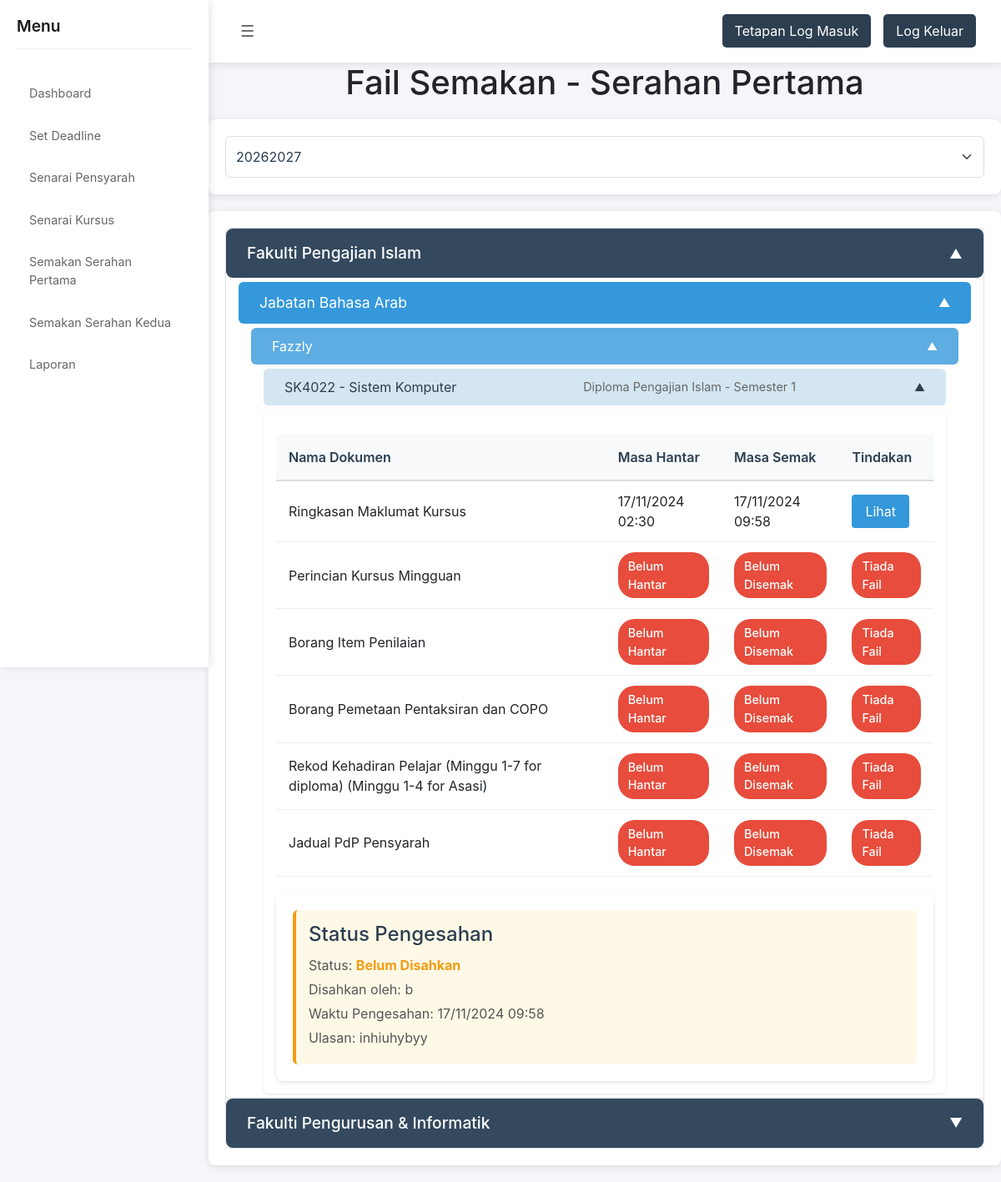
/file_management.php?serahan_no=1&sesi=20262027&kursus_id=21&kod_kursus=SK4022&nama_kursus=Sistem+Komputer&program=Diploma+Pengajian+Islam&semester=1, run on the app's committed database.
### tables this page shows
CREATE TABLE `pensyarah` (
  `id` int(11) NOT NULL,
  `id_users` int(11) NOT NULL,
  `nama_pensyarah` varchar(255) NOT NULL,
  `ketua_jabatan` enum('yes','no') DEFAULT NULL,
  `jabatan` varchar(255) DEFAULT NULL,
  `fakulti` varchar(255) DEFAULT NULL
);

CREATE TABLE `kursus` (
  `id` int(11) NOT NULL,
  `pensyarah_id` int(11) DEFAULT NULL,
  `semester` int(11) DEFAULT NULL,
  `sesi` int(11) DEFAULT NULL,
  `kod_kursus` varchar(50) NOT NULL,
  `nama_kursus` varchar(255) NOT NULL,
  `program` varchar(255) DEFAULT NULL
);

CREATE TABLE `dokumen` (
  `dokumen_id` int(11) NOT NULL,
  `kursus_id` int(11) NOT NULL,
  `serahan_no` int(11) NOT NULL,
  `nama_dokumen` varchar(255) NOT NULL,
  `status` enum('Checked','Not Checked') DEFAULT 'Not Checked',
  `comment` text DEFAULT NULL,
  `path_dokumen` varchar(100) NOT NULL,
  `uploaded_at` timestamp NOT NULL DEFAULT current_timestamp(),
  `checked_at` timestamp NULL DEFAULT NULL
);

CREATE TABLE `pengesahan_kursus` (
  `id` int(11) NOT NULL,
  `kursus_id` int(11) NOT NULL,
  `no_serahan` tinyint(4) DEFAULT NULL,
  `pensyarah_id` int(11) NOT NULL,
  `ulasan` text DEFAULT NULL,
  `disahkan_oleh` int(11) NOT NULL,
  `waktu_pengesahan` timestamp NOT NULL DEFAULT current_timestamp(),
  `Status_pengesahan` enum('belum disahkan','telah disahkan') DEFAULT 'belum disahkan'
);

### file_management.php (the view, shortened to what this page needs)
<!DOCTYPE html>
<?php
$serahan_no = $_GET['serahan_no'] ?? null;
$active_course_id = $_GET['kursus_id'] ?? null;
?>
<html lang="en">
<head>
</head>
<body>
<?php include('sidebar.php'); ?>
    <h1>Fail Semakan - <?php echo ($serahan_no == 1) ? 'Serahan Pertama' : 'Serahan Kedua'; ?></h1>
    <div class="session-controls-container">
        <form method="GET" class="session-select">
            <select name="sesi" class="form-select" onchange="this.form.submit()" required>
                <?php
                include "database.php";
                $sesi_query = "SELECT DISTINCT sesi FROM kursus ORDER BY sesi DESC";
                $sesi_result = $conn->query($sesi_query);
                while($sesi_row = $sesi_result->fetch_assoc()) {
                    $selected = (isset($_GET['sesi']) && $_GET['sesi'] == $sesi_row['sesi']) ? 'selected' : '';
                    echo "<option value='{$sesi_row['sesi']}' {$selected}>{$sesi_row['sesi']}</option>";
                }
                ?>
            </select>
        </form>
    </div>
    <?php if(isset($_GET['sesi'])): ?>
    <div class="content accordion">
        <?php
        $sesi = $_GET['sesi'];
        $faculty_query = "SELECT DISTINCT p.fakulti
                         FROM pensyarah p
                         JOIN kursus k ON p.id = k.pensyarah_id
                         WHERE k.sesi = '$sesi'";
        $faculties = $conn->query($faculty_query);
        while ($faculty = $faculties->fetch_assoc()) {
            echo '<div class="accordion-item">';
            echo '<div class="accordion-header">' . $faculty['fakulti'] . '</div>';
            echo '<div class="accordion-content">';
            $department_query = "SELECT DISTINCT p.jabatan
                               FROM pensyarah p
                               JOIN kursus k ON p.id = k.pensyarah_id
                               WHERE p.fakulti = '{$faculty['fakulti']}'
                               AND k.sesi = '$sesi'";
            $departments = $conn->query($department_query);
            while ($department = $departments->fetch_assoc()) {
                echo '<div class="department-header">' . $department['jabatan'] . '</div>';
                echo '<div class="department-content">';
                $lecturer_query = "SELECT DISTINCT p.*
                                 FROM pensyarah p
                                 JOIN kursus k ON p.id = k.pensyarah_id
                                 WHERE p.fakulti = '{$faculty['fakulti']}'
                                 AND p.jabatan = '{$department['jabatan']}'
                                 AND k.sesi = '$sesi'";
                $lecturers = $conn->query($lecturer_query);
                while ($lecturer = $lecturers->fetch_assoc()) {
                    echo '<div class="lecturer-header">' . $lecturer['nama_pensyarah'] . '</div>';
                    echo '<div class="lecturer-content">';
                    $course_query = "SELECT * FROM kursus
                                   WHERE pensyarah_id = {$lecturer['id']}
                                   AND sesi = '$sesi'";
                    $courses = $conn->query($course_query);
                    while ($course = $courses->fetch_assoc()) {
                        echo '<div class="course-header" id="kursus-' . $course['id'] . '"
                                 ' . ($course['id'] == $active_course_id ? 'data-auto-open="true"' : '') . '>
                                ' . $course['kod_kursus'] . ' - ' . $course['nama_kursus'] .
                                ' <span class="course-info">' . $course['program'] . ' - Semester ' . $course['semester'] . '</span>
                              </div>';
                        echo '<div class="course-content" ' . ($course['id'] == $active_course_id ? 'style="display: block;"' : '') . '>';
                        echo '<table class="document-table">
                                <thead>
                                    <tr>
                                        <th>Nama Dokumen</th>
                                        <th>Masa Hantar</th>
                                        <th>Masa Semak</th>
                                        <th>Tindakan</th>
                                    </tr>
                                </thead>
                                <tbody>';
                        $document_query = "SELECT * FROM dokumen
                                         WHERE serahan_no = $serahan_no
                                         AND kursus_id = " . $course['id'];
                        $documents = $conn->query($document_query);
                        while ($document = $documents->fetch_assoc()) {
                            echo '<tr>
                                    <td>' . htmlspecialchars($document['nama_dokumen']) . '</td>
                                    <td>' .
                                        (!empty($document['path_dokumen']) ?
                                            date('d/m/Y H:i', strtotime($document['uploaded_at'])) :
                                            '<span class="status-badge status-unchecked">Belum Hantar</span>'
                                        ) .
                                    '</td>
                                    <td>' .
                                        ($document['status'] === 'Checked' ?
                                            date('d/m/Y H:i', strtotime($document['checked_at'])) :
                                            '<span class="status-badge status-unchecked">Belum Disemak</span>'
                                        ) .
                                    '</td>
                                    <td>' .
                                        (!empty($document['path_dokumen']) ?
                                            '<a href="' . htmlspecialchars($document['path_dokumen']) . '" class="view-btn" target="_blank">Lihat</a>' :
                                            '<span class="status-badge status-unchecked">Tiada Fail</span>'
                                        ) .
                                    '</td>
                                </tr>';
                        }
                        echo '</tbody></table>';
                        echo '<div class="verification-section">';
                        $verification_query = "SELECT pk.*, p.nama_pensyarah
                                              FROM pengesahan_kursus pk
                                              JOIN pensyarah p ON pk.disahkan_oleh = p.id
                                              WHERE pk.kursus_id = " . $course['id'] . "
                                              AND pk.no_serahan = " . $serahan_no . "
                                              ORDER BY pk.waktu_pengesahan DESC
                                              LIMIT 1";
                        $verification_result = $conn->query($verification_query);
                        if ($verification_result->num_rows > 0) {
                            $verification = $verification_result->fetch_assoc();
                            echo '<div class="verification-info ' .
                                 ($verification['Status_pengesahan'] == 'telah disahkan' ? 'verified' : 'pending') .
                                 '">';
                            echo '<h4>Status Pengesahan</h4>';
                            echo '<p>Status: <span class="verification-status">' .
                                 ($verification['Status_pengesahan'] == 'telah disahkan' ? 'Telah Disahkan' : 'Belum Disahkan') .
                                 '</span></p>';
                            echo '<p>Disahkan oleh: ' . htmlspecialchars($verification['nama_pensyarah']) . '</p>';
                            echo '<p>Waktu Pengesahan: ' . date('d/m/Y H:i', strtotime($verification['waktu_pengesahan'])) . '</p>';
                            if (!empty($verification['ulasan'])) {
                                echo '<p>Ulasan: ' . htmlspecialchars($verification['ulasan']) . '</p>';
                            }
                            echo '</div>';
                        } else {
                            echo '<div class="verification-info not-verified">';
                            echo '<h4>Status Pengesahan</h4>';
                            echo '<p>Status: <span class="verification-status">Belum Disahkan</span></p>';
                            echo '</div>';
                        }
                        echo '</div>';
                        echo '</div>';
                    }
                    echo '</div>';
                }
                echo '</div>';
            }
            echo '</div>';
            echo '</div>';
        }
        ?>
    </div>
    <?php endif; ?>
</body>
</html>

### file_management.php (style rules this page uses)
body { font-family: Arial, sans-serif; background-color: #f4f4f9; color: #333; padding: 0px; }
h1 { text-align: center; margin: 20px 0 30px 0; color: #2c3e50; font-size: 2em; }
.content { max-width: 1200px; margin: 0 auto; padding: 20px; }
.accordion { width: 100%; margin: 20px auto; background: #fff; border-radius: 8px; box-shadow: 0 2px 10px rgba(0, 0, 0, 0.1); }
.accordion-header { background-color: #34495e; color: #fff; padding: 15px 25px; cursor: pointer; font-size: 1.2em; font-weight: 500; border-radius: 8px; margin-bottom: 2px; display: flex; justify-content: space-between; align-items: center; transition: background-color 0.3s ease; }
.accordion-content { padding: 0 15px; display: none; background-color: #fff; }
.department-header { background-color: #3498db; color: #fff; padding: 12px 25px; cursor: pointer; font-size: 1.1em; margin: 5px 0; border-radius: 6px; display: flex; justify-content: space-between; align-items: center; transition: background-color 0.3s ease; }
.department-content { padding: 0 15px; display: none; }
.lecturer-header { background-color: #5dade2; color: #fff; padding: 10px 25px; cursor: pointer; font-size: 1em; margin: 5px 0; border-radius: 6px; display: flex; justify-content: space-between; align-items: center; transition: background-color 0.3s ease; }
.lecturer-content { padding: 0 15px; display: none; }
.course-header { background-color: #d4e6f1; color: #2c3e50; padding: 10px 25px; cursor: pointer; font-size: 1em; margin: 5px 0; border-radius: 6px; display: flex; justify-content: space-between; align-items: center; transition: background-color 0.3s ease; }
.course-content { padding: 15px; display: none; background-color: #fff; border-radius: 6px; margin: 5px 0; box-shadow: 0 1px 3px rgba(0, 0, 0, 0.1); }
.accordion-header::after, .department-header::after, .lecturer-header::after, .course-header::after { content: '\25BC'; font-size: 0.8em; transition: transform 0.3s ease; }
.active::after { transform: rotate(180deg); }
.session-controls-container { max-width: 1200px; margin: 20px auto; padding: 20px; background-color: #fff; border-radius: 8px; box-shadow: 0 2px 10px rgba(0, 0, 0, 0.1); }
.session-select { width: 100%; }
.session-select select { width: 100%; padding: 12px; border: 1px solid #ddd; border-radius: 6px; font-size: 1em; color: #2c3e50; background-color: #fff; }
.document-table { width: 100%; border-collapse: collapse; margin-top: 15px; background-color: #fff; }
.document-table th { background-color: #f7f9fa; color: #2c3e50; padding: 15px; text-align: left; border-bottom: 2px solid #ddd; font-weight: 600; }
.document-table td { padding: 12px 15px; border-bottom: 1px solid #eee; }
.status-badge { padding: 6px 12px; border-radius: 20px; font-size: 0.9em; font-weight: 500; display: inline-block; }
.status-unchecked { background-color: #e74c3c; color: white; }
.view-btn { padding: 8px 16px; background-color: #3498db; color: white; border: none; border-radius: 4px; cursor: pointer; text-decoration: none; display: inline-block; transition: background-color 0.3s ease; }
.course-info { font-size: 0.9em; color: #666; margin-left: 10px; }
.verification-section { margin-top: 20px; padding: 20px; background-color: #fff; border-radius: 8px; box-shadow: 0 2px 5px rgba(0,0,0,0.1); }
.verification-info { padding: 15px; border-radius: 6px; border-left: 4px solid #ccc; }
.verification-info h4 { margin: 0 0 10px 0; color: #2c3e50; }
.verification-info p { margin: 5px 0; color: #555; }
.verification-status { font-weight: bold; }
.verification-info.pending { border-left-color: #f39c12; background-color: #fef9e7; }
.verification-info.pending .verification-status { color: #f39c12; }

### sidebar.php (style rules this page uses)
* { margin: 0; padding: 0; box-sizing: border-box; font-family: 'Inter', sans-serif; }
body { display: flex; min-height: 100vh; background-color: #f5f6fa; }

### data on the page
pensyarah: nama_pensyarah "Fazzly"
kursus: kod_kursus "SK4022", nama_kursus "Sistem Komputer", program "Diploma Pengajian Islam", semester "1", pensyarah.nama_pensyarah "b", pengesahan_kursus.waktu_pengesahan "17/11/2024 09:58", pengesahan_kursus.ulasan "inhiuhybyy"
dokumen: nama_dokumen "Ringkasan Maklumat Kursus", uploaded_at "17/11/2024 02:30", checked_at "17/11/2024 09:58"
dokumen: nama_dokumen "Perincian Kursus Mingguan", path_dokumen "Belum Hantar", status "Belum Disemak"
dokumen: nama_dokumen "Borang Item Penilaian", path_dokumen "Belum Hantar", status "Belum Disemak"
dokumen: nama_dokumen "Borang Pemetaan Pentaksiran dan COPO", path_dokumen "Belum Hantar", status "Belum Disemak"
dokumen: nama_dokumen "Rekod Kehadiran Pelajar (Minggu 1-7 for diploma) (Minggu 1-4 for Asasi)", path_dokumen "Belum Hantar", status "Belum Disemak"
dokumen: nama_dokumen "Jadual PdP Pensyarah", path_dokumen "Belum Hantar", status "Belum Disemak"

### other printed values
$faculty['fakulti'] "Fakulti Pengajian Islam"
$department['jabatan'] "Jabatan Bahasa Arab"
$faculty['fakulti'] "Fakulti Pengurusan & Informatik"
form field sesi "20262027"
